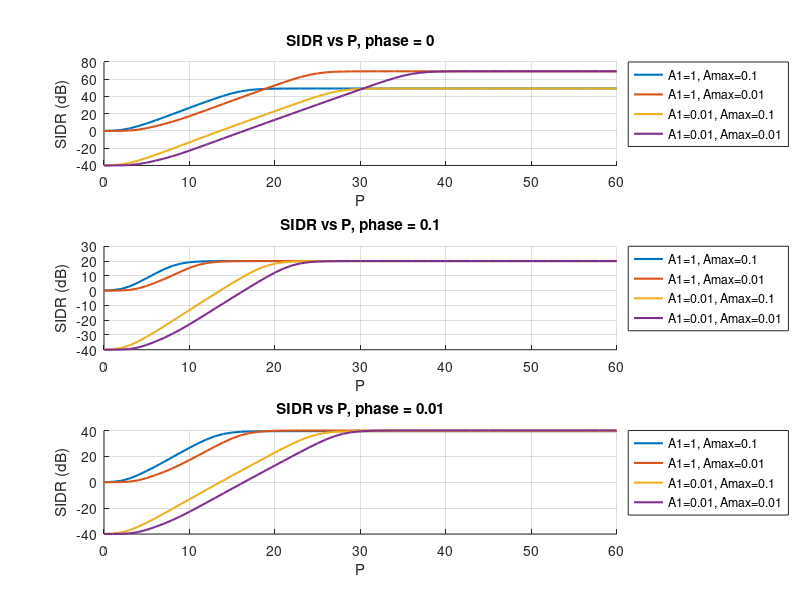
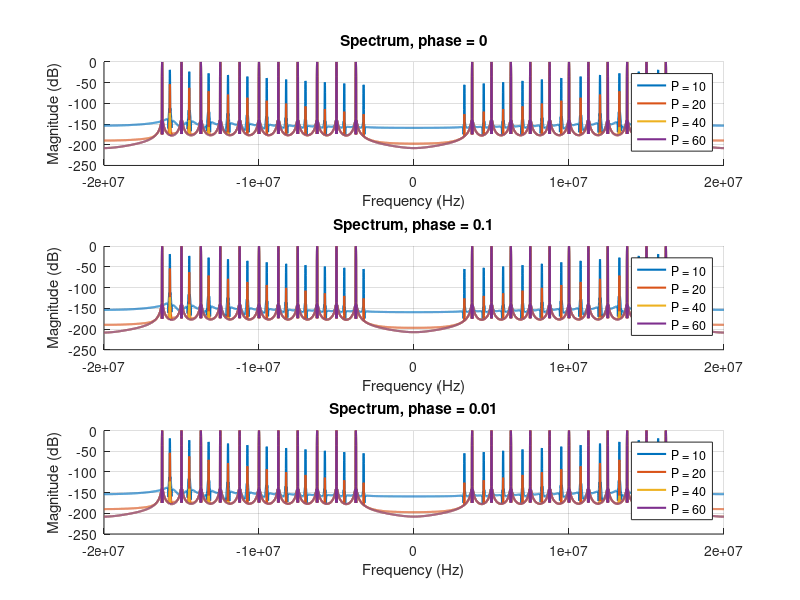
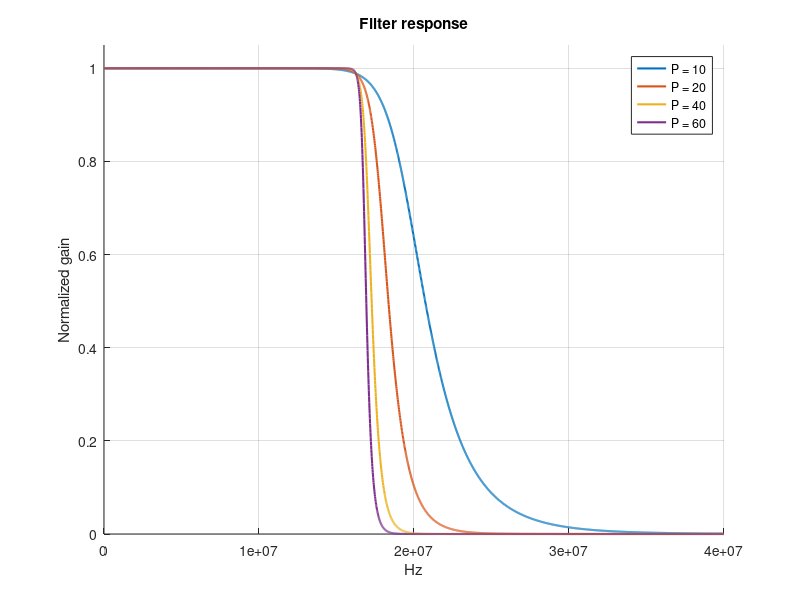

MATLAB code to generate these figures, in order:
clear; clc; close all;

fs = 40e6;
N = 8192;
t = (0:N-1)/fs;


fc1 = 10e6;
fc2 = 30.5e6;
Delta = 1/8;
k_vals = -5:5;
f = (0:N-1)*(fs/N);
omega = 2*pi*f;
omega_c = 0.8125*pi;   % digital rad/sample cutoff
A2 = 1;
P_vals = 0:60;

A1_vals = [1, 0.01];
Amax_vals = [0.1, 0.01];

Delta_phase_vals = [0, 0.1, 0.01];   

omega_c = 0.8125*pi*fs;


x_a1 = zeros(1,N);

for k = k_vals
    f1 = fc1 + fc1*k*Delta;
    x_a1 = x_a1 + sin(2*pi*f1*t);
end

figure;

for d = 1:3

    phi = Delta_phase_vals(d);

    subplot(3,1,d);
    hold on; 
    grid on;

    legends = {};   

    for A1 = A1_vals
    for Amax = Amax_vals

        eps = sqrt(10^(Amax/10) - 1);

        SIDR = zeros(size(P_vals));

        for i = 1:length(P_vals)

            P = P_vals(i);

            x_a1_filt = zeros(1,N);
            x_a2_filt = zeros(1,N);

            for k = k_vals

                f1 = fc1 + fc1*k*Delta;
                f2 = fc2 + fc1*k*Delta;

                ph = phi * (-1)^k;

                H1 = 1/sqrt(1 + eps^2*((2*pi*f1)/omega_c)^(2*P));
                H2 = 1/sqrt(1 + eps^2*((2*pi*f2)/omega_c)^(2*P));

                x_a1_filt = x_a1_filt + H1*sin(2*pi*f1*t + ph);
                x_a2_filt = x_a2_filt + H2*sin(2*pi*f2*t);

            end

            x  = A1*x_a1_filt + A2*x_a2_filt;
            x0 = A1*x_a1;

            signal_power = sum(x0.^2);
            error_power  = sum((x - x0).^2);

            SIDR(i) = 10*log10(signal_power / error_power);

        end

        plot(P_vals, SIDR, 'LineWidth', 1.5);

        legends{end+1} = sprintf('A1=%.2g, Amax=%.2g', A1, Amax);

    end
    end

    title(['SIDR vs P, phase = ', num2str(phi)]);
    xlabel('P');
    ylabel('SIDR (dB)');
    legend(legends,'Location','bestoutside');

end

%% 2. Spectrum comparison 

figure;

window = blackmanharris(N)';
F = (-N/2:N/2-1)*(fs/N);

P_test = [10 20 40 60];

for d = 1:3

    phi = Delta_phase_vals(d);

    subplot(3,1,d);
    hold on; 
    grid on;

    legends = {};

    for p = 1:length(P_test)

        P = P_test(p);

        xa1_filt = zeros(1,N);
        xa2_filt = zeros(1,N);

        for k = k_vals

            f1 = fc1 + fc1*k*Delta;
            f2 = fc2 + fc1*k*Delta;

            ph = phi * (-1)^k;
            eps = sqrt(10^(0.1/10) - 1);

            H1 = 1/sqrt(1 + eps^2*((2*pi*f1)/omega_c)^(2*P));
            H2 = 1/sqrt(1 + eps^2*((2*pi*f2)/omega_c)^(2*P));

            xa1_filt = xa1_filt + H1*sin(2*pi*f1*t + ph);
            xa2_filt = xa2_filt + H2*sin(2*pi*f2*t);

        end

        x = A1_vals(1)*xa1_filt + A2*xa2_filt;

        x_w = x .* window;
        X = fftshift(fft(x_w, N));

        X_mag_db = 20*log10(abs(X)/max(abs(X)));

        plot(F, X_mag_db, 'LineWidth', 1.5);

        legends{end+1} = ['P = ', num2str(P)];

    end

    title(['Spectrum, phase = ', num2str(phi)]);
    xlabel('Frequency (Hz)');
    ylabel('Magnitude (dB)');
    legend(legends);

end


%% 3. Filter response


figure; 
hold on; 
grid on;

f_plot = linspace(0, fs, 3000);
w_plot = 2*pi*f_plot;

eps = sqrt(10^(0.1/10) - 1);

for P = [10 20 40 60]

    H = 1 ./ sqrt(1 + eps^2 * (abs(w_plot)./omega_c).^(2*P));

    plot(f_plot, H./max(H), 'LineWidth', 1.5, ...
        'DisplayName', ['P = ', num2str(P)]);
end

ylim([0 1.05]);
xlabel('Hz');
ylabel('Normalized gain');
title('Filter response');
legend;
